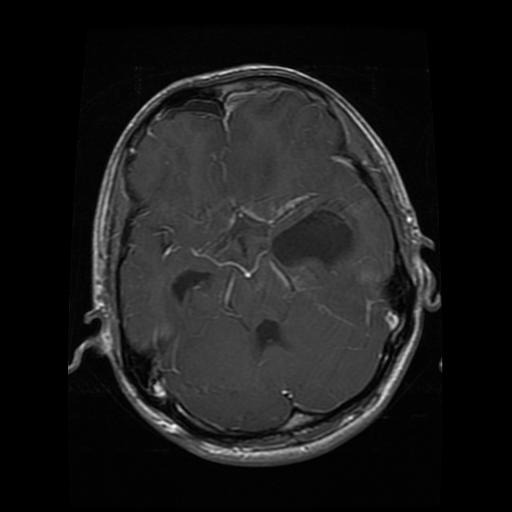
#> input picture Dataset_MRI_Brain_Tumor/Dataset_MRI_Brain_Tumor/glioma/ds1_Testing_glioma_Te-glTr_0008.jpg, 512 x 512 px
$ python generate_methodology_image.py
#> lines starting #> are read from the running program, lines starting #| are printed output that depends on the picture
"""
Generate high-resolution End-to-End Methodology diagram for Brain Tumor Detection.
100% correct spelling, precise technical syntax and semantics, publication-quality graphics.
"""
import os
import numpy as np
import matplotlib.pyplot as plt
import matplotlib.patches as patches
from matplotlib.offsetbox import OffsetImage, AnnotationBbox
from PIL import Image, ImageEnhance, ImageFilter

PNG_OUT = r"c:\Users\bogga\OneDrive - Amrita Vishwa Vidyapeetham\Desktop\Brain Tumor Detection\Images\end_to_end_methodology.png"
JPG_OUT = r"c:\Users\bogga\OneDrive - Amrita Vishwa Vidyapeetham\Desktop\Brain Tumor Detection\Images\end_to_end_methodology.jpg"

plt.rcParams["font.family"] = "sans-serif"
plt.rcParams["font.sans-serif"] = ["DejaVu Sans", "Arial", "Helvetica", "Segoe UI"]

fig, ax = plt.subplots(figsize=(26, 15), dpi=220)
ax.set_xlim(0, 240)
ax.set_ylim(0, 150)
ax.axis("off")
fig.patch.set_facecolor("#F8FAFC")

# Title Banner
title_box = patches.FancyBboxPatch(
    (5, 137), 230, 10.5,
    boxstyle="round,pad=0.2,rounding_size=1.5",
    facecolor="#FFFFFF", edgecolor="#CBD5E1", linewidth=1.5,
    zorder=2
)
ax.add_patch(title_box)

ax.text(120, 143.8, "Brain Tumor Detection & Classification Workflow",
        fontsize=24, fontweight="bold", ha="center", va="center", color="#0F172A")
ax.text(120, 139.5, "End-to-End Deep Learning Framework: Preprocessing • Hybrid ResNet50-CBAM-BiFPN • YOLOv8 Localization • Grad-CAM XAI",
        fontsize=12, fontweight="medium", ha="center", va="center", color="#475569")

# 5 Columns (Cards)
cols = [
    {"x": 6,   "w": 43, "bg": "#FFFBEB", "border": "#D97706", "hdr_bg": "#FDE68A", "hdr_txt": "#92400E", "title": "1. Dataset Ingestion"},
    {"x": 52.5,"w": 43, "bg": "#F0F9FF", "border": "#0284C7", "hdr_bg": "#BAE6FD", "hdr_txt": "#075985", "title": "2. Image Preprocessing"},
    {"x": 99,  "w": 44, "bg": "#FFF7ED", "border": "#EA580C", "hdr_bg": "#FED7AA", "hdr_txt": "#9A3412", "title": "3. Augmentation & Model"},
    {"x": 146.5,"w": 43, "bg": "#FAF5FF", "border": "#7C3AED", "hdr_bg": "#DDD6FE", "hdr_txt": "#5B21B6", "title": "4. Performance Evaluation"},
    {"x": 193, "w": 43, "bg": "#F0FDF4", "border": "#16A34A", "hdr_bg": "#BBF7D0", "hdr_txt": "#166534", "title": "5. Clinical Output Decision"}
]

card_y = 6
card_h = 127

for col in cols:
    outer_card = patches.FancyBboxPatch(
        (col["x"], card_y), col["w"], card_h,
        boxstyle="round,pad=0.2,rounding_size=2.0",
        facecolor=col["bg"], edgecolor=col["border"], linewidth=2.0,
        zorder=2
    )
    ax.add_patch(outer_card)

    hdr_box = patches.FancyBboxPatch(
        (col["x"]+0.8, card_y + card_h - 9), col["w"]-1.6, 8,
        boxstyle="round,pad=0.2,rounding_size=1.2",
        facecolor=col["hdr_bg"], edgecolor=col["border"], linewidth=1.2,
        zorder=3
    )
    ax.add_patch(hdr_box)
    ax.text(col["x"] + col["w"]/2, card_y + card_h - 5, col["title"],
            fontsize=13, fontweight="bold", ha="center", va="center", color=col["hdr_txt"])

# Connecting Arrows between Cards
arrow_y = 70
for i in range(4):
    ax1 = cols[i]["x"] + cols[i]["w"] + 0.3
    ax2 = cols[i+1]["x"] - 0.3
    ax.annotate("", xy=(ax2, arrow_y), xytext=(ax1, arrow_y),
                arrowprops=dict(arrowstyle="-|>", color="#475569", lw=2.5, mutation_scale=18),
                zorder=10)

def add_subcard(x, y, w, h, bg="#FFFFFF", border="#CBD5E1", lw=1.2, r=1.0):
    patch = patches.FancyBboxPatch(
        (x, y), w, h,
        boxstyle=f"round,pad=0.2,rounding_size={r}",
        facecolor=bg, edgecolor=border, linewidth=lw, zorder=4
    )
    ax.add_patch(patch)
    return patch

dataset_base = r"Dataset_MRI_Brain_Tumor/Dataset_MRI_Brain_Tumor"

# ==========================================
# COLUMN 1: DATASET INGESTION
# ==========================================
c1 = cols[0]
cx = c1["x"]

add_subcard(cx+2, 95, 39, 26, bg="#FFFFFF", border="#FCD34D")
ax.text(cx+21.5, 117.5, "Kaggle MRI Dataset Merging", fontsize=11, fontweight="bold", ha="center", color="#92400E", zorder=5)
ax.text(cx+21.5, 112.5, "Combined Multi-Source Clinical Scans", fontsize=8.5, ha="center", color="#78350F", zorder=5)
ax.text(cx+5, 107, "• Total Scans: 10,287 Images", fontsize=9, fontweight="bold", color="#1E293B", zorder=5)
ax.text(cx+5, 102.5, "• Split Ratio: 80% Train | 20% Test", fontsize=8.5, color="#334155", zorder=5)
ax.text(cx+5, 98, "• Resolution: 224 × 224 × 3 RGB", fontsize=8.5, color="#334155", zorder=5)

add_subcard(cx+2, 60, 39, 32, bg="#FFFFFF", border="#FCD34D")
ax.text(cx+21.5, 88.5, "Balanced 4-Class Breakdown", fontsize=10.5, fontweight="bold", ha="center", color="#92400E", zorder=5)

classes_info = [
    ("Glioma Tumor", "2,547 Scans", "#DC2626"),
    ("Meningioma Tumor", "2,582 Scans", "#2563EB"),
    ("Pituitary Tumor", "2,658 Scans", "#D97706"),
    ("No Tumor (Normal)", "2,500 Scans", "#16A34A"),
]
table_y = 82
for cls_name, cls_cnt, cls_col in classes_info:
    bullet = patches.Circle((cx+5, table_y), 0.9, facecolor=cls_col, edgecolor="none", zorder=5)
    ax.add_patch(bullet)
    ax.text(cx+7.5, table_y, cls_name, fontsize=8.5, fontweight="semibold", color="#1E293B", va="center", zorder=5)
    ax.text(cx+39, table_y, cls_cnt, fontsize=8.5, fontweight="bold", color=cls_col, ha="right", va="center", zorder=5)
    table_y -= 6

add_subcard(cx+2, 10, 39, 47, bg="#FFFFFF", border="#FCD34D")
ax.text(cx+21.5, 53.5, "Sample MRI Modalities", fontsize=10.5, fontweight="bold", ha="center", color="#92400E", zorder=5)

samples = [
    ("glioma", "Glioma", cx+11.5, 40),
    ("meningioma", "Meningioma", cx+31.5, 40),
    ("pituitary", "Pituitary", cx+11.5, 21),
    ("no_tumor", "No Tumor", cx+31.5, 21),
]

for folder, label, sx, sy in samples:
    fdir = os.path.join(dataset_base, folder)
    if os.path.exists(fdir):
        flist = os.listdir(fdir)
        if flist:
            img_p = os.path.join(fdir, flist[0])
            try:
                raw_img = Image.open(img_p).resize((110, 110))
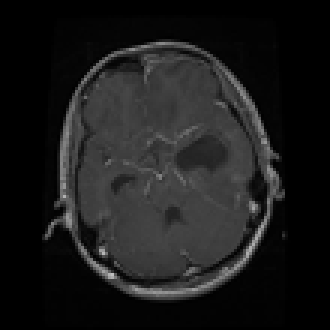
#> raw_img: PIL image 110x110 RGB (shown 3 times larger); min 0, max 191, mean 27.1
                oi = OffsetImage(raw_img, zoom=0.62)
                ab = AnnotationBbox(oi, (sx, sy+2), frameon=True,
                                    bboxprops=dict(edgecolor="#94A3B8", facecolor="black", boxstyle="square,pad=0", lw=1.2), zorder=5)
                ax.add_artist(ab)
                ax.text(sx, sy-8.5, label, fontsize=8.2, fontweight="bold", ha="center", color="#1E293B", zorder=6)
            except Exception as e:
                print("Error loading scan:", e)

# ==========================================
# COLUMN 2: IMAGE PREPROCESSING
# ==========================================
c2 = cols[1]
cx2 = c2["x"]

add_subcard(cx2+2, 69, 39, 52, bg="#FFFFFF", border="#38BDF8")
ax.text(cx2+21.5, 117.5, "Sequential Enhancement Pipeline", fontsize=11, fontweight="bold", ha="center", color="#0369A1", zorder=5)

filters = [
    ("1. Noise Suppression", "Gaussian Blur Filter (σ=1.0)", "Removes high-frequency scanner noise", "#0284C7"),
    ("2. Contrast Adjustment", "Brightness Increase (+20%)", "Improves illumination in dark tumor regions", "#0284C7"),
    ("3. Sharpness Enhancement", "Sharpening Filter (+50%)", "Clarifies boundary texture and tissue edges", "#0284C7"),
    ("4. Edge Enhancement", "Boundary Gradient Contouring", "Emphasizes microvascular tumor margins", "#0284C7"),
]

fy = 110.5
for ftitle, ftech, fdesc, fcol in filters:
    fbox = patches.FancyBboxPatch(
        (cx2+3.5, fy-8), 36, 8.5,
        boxstyle="round,pad=0.1,rounding_size=0.8",
        facecolor="#F0F9FF", edgecolor=fcol, linewidth=1.0, zorder=5
    )
    ax.add_patch(fbox)
    ax.text(cx2+5, fy-1.8, ftitle, fontsize=8.5, fontweight="bold", color="#0C4A6E", zorder=6)
    ax.text(cx2+5, fy-4.6, ftech, fontsize=7.5, fontweight="semibold", color="#0284C7", zorder=6)
    ax.text(cx2+5, fy-7.0, fdesc, fontsize=6.8, color="#475569", zorder=6)
    fy -= 10.2

add_subcard(cx2+2, 10, 39, 56, bg="#FFFFFF", border="#38BDF8")
ax.text(cx2+21.5, 62.5, "Raw vs Preprocessed MRI", fontsize=10.5, fontweight="bold", ha="center", color="#0369A1", zorder=5)

sample_mri_p = os.path.join(dataset_base, "glioma", os.listdir(os.path.join(dataset_base, "glioma"))[0])
enh_pil = None
if os.path.exists(sample_mri_p):
    orig_pil = Image.open(sample_mri_p).convert("RGB").resize((130, 130))
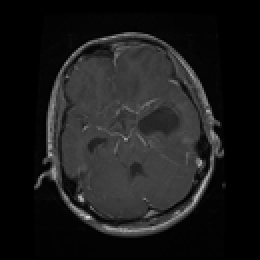
#> orig_pil: PIL image 130x130 RGB (shown 2 times larger); min 0, max 209, mean 27.1
    enh_pil = orig_pil.filter(ImageFilter.GaussianBlur(radius=0.8))
    enh_pil = ImageEnhance.Brightness(enh_pil).enhance(1.2)
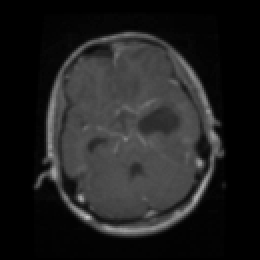
#> enh_pil: PIL image 130x130 RGB (shown 2 times larger); min 0, max 193, mean 32.2
    enh_pil = ImageEnhance.Sharpness(enh_pil).enhance(1.5)

    oi1 = OffsetImage(orig_pil, zoom=0.68)
    ab1 = AnnotationBbox(oi1, (cx2+11.5, 38), frameon=True,
                         bboxprops=dict(edgecolor="#EF4444", facecolor="black", boxstyle="square,pad=0", lw=1.5), zorder=5)
    ax.add_artist(ab1)
    ax.text(cx2+11.5, 23.5, "Original Scan\n(Low Contrast)", fontsize=8, fontweight="bold", ha="center", color="#991B1B", zorder=6)

    ax.annotate("", xy=(cx2+22.8, 38), xytext=(cx2+19.2, 38),
                arrowprops=dict(arrowstyle="-|>", color="#0284C7", lw=2.5, mutation_scale=14), zorder=6)

    oi2 = OffsetImage(enh_pil, zoom=0.68)
    ab2 = AnnotationBbox(oi2, (cx2+31.5, 38), frameon=True,
                         bboxprops=dict(edgecolor="#10B981", facecolor="black", boxstyle="square,pad=0", lw=1.5), zorder=5)
    ax.add_artist(ab2)
    ax.text(cx2+31.5, 23.5, "Enhanced Scan\n(Delineated Margins)", fontsize=8, fontweight="bold", ha="center", color="#065F46", zorder=6)

ax.text(cx2+21.5, 14, "Standardized Input Tensor: 224 × 224 × 3", fontsize=8, fontweight="bold", ha="center", color="#0369A1", zorder=6)

# ==========================================
# COLUMN 3: DATA AUGMENTATION & ARCHITECTURE
# ==========================================
c3 = cols[2]
cx3 = c3["x"]

add_subcard(cx3+2, 83, 40, 38, bg="#FFFFFF", border="#FB923C")
ax.text(cx3+22, 117.5, "Offline Dataset Augmentation (4×)", fontsize=11, fontweight="bold", ha="center", color="#9A3412", zorder=5)
ax.text(cx3+22, 113.0, "8,229 Train Scans  →  32,916 Total Scans", fontsize=9.5, fontweight="heavy", ha="center", color="#EA580C", zorder=5)

aug_x = [cx3+8.5, cx3+22, cx3+35.5]
if enh_pil is not None:
    aug_ops = [
        ("Rotate 60°", enh_pil.rotate(60)),
        ("Rotate 120°", enh_pil.rotate(120)),
        ("Horiz. Flip", enh_pil.transpose(Image.FLIP_LEFT_RIGHT)),
    ]
    for ax_pos, (alabel, aimg) in zip(aug_x, aug_ops):
        oi = OffsetImage(aimg.resize((90, 90)), zoom=0.55)
        ab = AnnotationBbox(oi, (ax_pos, 98), frameon=True,
                            bboxprops=dict(edgecolor="#FDBA74", facecolor="black", boxstyle="square,pad=0", lw=1.2), zorder=5)
        ax.add_artist(ab)
        ax.text(ax_pos, 87.5, alabel, fontsize=7.8, fontweight="bold", ha="center", color="#431407", zorder=6)
#> this loop made 3 passes
#> (ax_pos, alabel) on passes 1 to 3: (107.5, 'Rotate 60°'), (121, 'Rotate 120°'), (134.5, 'Horiz. Flip')

add_subcard(cx3+2, 10, 40, 70, bg="#FFFFFF", border="#FB923C")
ax.text(cx3+22, 76.5, "Hybrid 4-Class Deep Architecture", fontsize=11, fontweight="bold", ha="center", color="#9A3412", zorder=5)

arch_blocks = [
    ("1. ResNet-50 Backbone", "Deep Feature Extractor (Conv1 - Stage 4)", "#1E293B", "#F1F5F9"),
    ("2. 1×1 Conv Reduction", "Projects multi-level channels to 256", "#1E293B", "#F1F5F9"),
    ("3. CBAM Attention Module", "Channel Attention + Spatial Attention Maps", "#C2410C", "#FFEDD5"),
    ("4. SPPF+ Pooling Module", "Multi-Kernel Max Pooling (5×5, 9×9, 13×13)", "#0284C7", "#E0F2FE"),
    ("5. BiFPN Feature Fusion", "Bidirectional Top-Down & Bottom-Up Paths", "#7C3AED", "#F3E8FF"),
    ("6. Dense Classifier Head", "GAP (768-D) → Dense 512 → Dense 128 → Softmax", "#15803D", "#DCFCE7"),
]

by = 70.0
for btitle, bdesc, btext_c, bbg_c in arch_blocks:
    bbox = patches.FancyBboxPatch(
        (cx3+3.5, by-7.2), 37, 7.5,
        boxstyle="round,pad=0.1,rounding_size=0.8",
        facecolor=bbg_c, edgecolor="#CBD5E1", linewidth=1.0, zorder=5
    )
    ax.add_patch(bbox)
    ax.text(cx3+5, by-2.3, btitle, fontsize=8.5, fontweight="bold", color=btext_c, zorder=6)
    ax.text(cx3+5, by-5.4, bdesc, fontsize=7.2, color="#475569", zorder=6)

    if by > 32:
        ax.annotate("", xy=(cx3+22, by-7.2), xytext=(cx3+22, by-9.0),
                    arrowprops=dict(arrowstyle="<-", color="#94A3B8", lw=1.5), zorder=6)
    by -= 9.5

ax.text(cx3+22, 13.5, "Trained with Focal Loss & OneCycleLR", fontsize=8.5, fontweight="bold", ha="center", color="#9A3412", zorder=6)

# ==========================================
# COLUMN 4: PERFORMANCE EVALUATION
# ==========================================
c4 = cols[3]
cx4 = c4["x"]

add_subcard(cx4+2, 73, 39, 48, bg="#FFFFFF", border="#C084FC")
ax.text(cx4+21.5, 117.5, "Evaluation Metrics (Test Set)", fontsize=11, fontweight="bold", ha="center", color="#6B21A8", zorder=5)

metrics_list = [
    ("Overall Test Accuracy", "99.37%", "#15803D"),
    ("Precision", "99.37%", "#0284C7"),
    ("Recall / Sensitivity", "99.36%", "#D97706"),
    ("Specificity", "99.79%", "#7C3AED"),
    ("F1-Score", "99.37%", "#DC2626"),
]

my = 111.0
for mlabel, mval, mcol in metrics_list:
    mbox = patches.FancyBboxPatch(
        (cx4+3.5, my-6.5), 36, 7.0,
        boxstyle="round,pad=0.1,rounding_size=0.6",
        facecolor="#FAF5FF", edgecolor="#E9D5FF", linewidth=1.0, zorder=5
    )
    ax.add_patch(mbox)
    ax.text(cx4+5.5, my-3.2, mlabel, fontsize=8.5, fontweight="semibold", color="#1E293B", va="center", zorder=6)
    ax.text(cx4+37.5, my-3.2, mval, fontsize=10.0, fontweight="bold", color=mcol, ha="right", va="center", zorder=6)
    my -= 7.8

add_subcard(cx4+2, 10, 39, 60, bg="#FFFFFF", border="#C084FC")
ax.text(cx4+21.5, 66.5, "ROC-AUC & Confusion Matrix", fontsize=10.5, fontweight="bold", ha="center", color="#6B21A8", zorder=5)

roc_p = r"Images/AUC_roc.png"
cm_p = r"Images/confusion_matrix.png"

if os.path.exists(roc_p):
    im_roc = Image.open(roc_p)
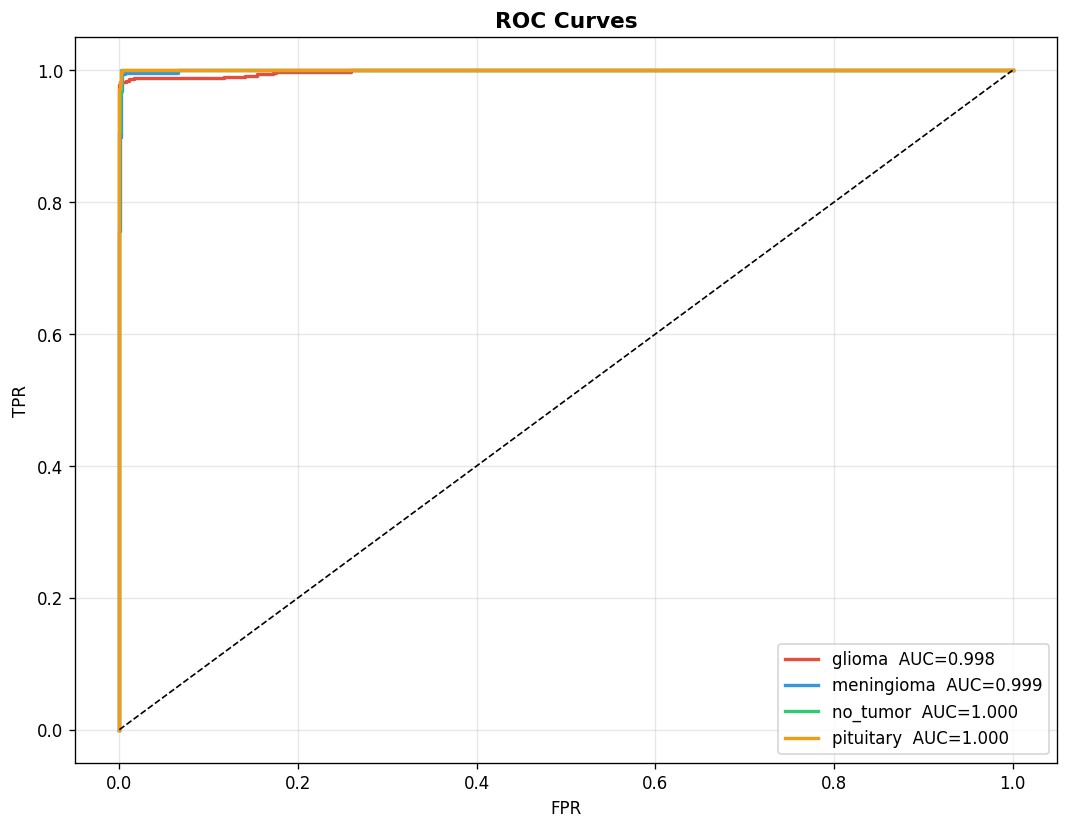
#> input picture Images/AUC_roc.png, 1069 x 829 px
#> im_roc is the input picture: PIL image 1069x829 RGBA; mean R, G, B, A 251.1, 250.6, 249.8, 255
    oi_roc = OffsetImage(im_roc, zoom=0.085)
    ab_roc = AnnotationBbox(oi_roc, (cx4+11.5, 47), frameon=True,
                            bboxprops=dict(edgecolor="#DDD6FE", facecolor="white", boxstyle="square,pad=0.05", lw=1.2), zorder=5)
    ax.add_artist(ab_roc)
    ax.text(cx4+11.5, 33, "ROC Curves (AUC ≥ 0.998)", fontsize=7.5, fontweight="bold", ha="center", color="#5B21B6", zorder=6)

if os.path.exists(cm_p):
    im_cm = Image.open(cm_p)
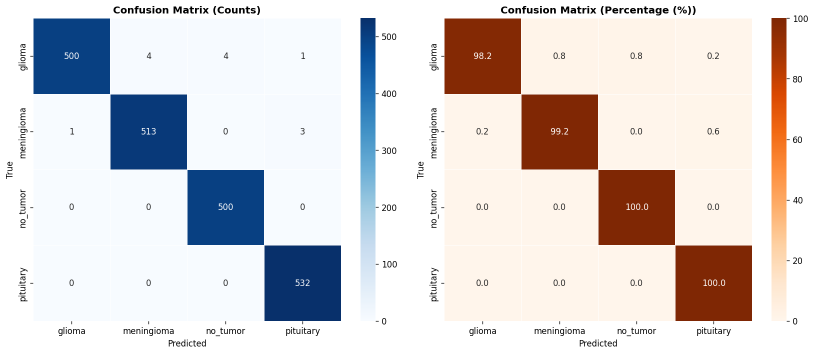
#> input picture Images/confusion_matrix.png, 1628 x 708 px (shown at 1/2 size)
#> im_cm is the input picture: PIL image 1628x708 RGBA; mean R, G, B, A 218, 212.8, 213.4, 255
    oi_cm = OffsetImage(im_cm, zoom=0.065)
    ab_cm = AnnotationBbox(oi_cm, (cx4+31.5, 47), frameon=True,
                           bboxprops=dict(edgecolor="#DDD6FE", facecolor="white", boxstyle="square,pad=0.05", lw=1.2), zorder=5)
    ax.add_artist(ab_cm)
    ax.text(cx4+31.5, 33, "Confusion Matrix (Counts/%)", fontsize=7.5, fontweight="bold", ha="center", color="#5B21B6", zorder=6)

ax.text(cx4+21.5, 27.5, "Class-Wise Discrimination Power:", fontsize=8, fontweight="bold", ha="center", color="#4B5563", zorder=6)
auc_badges = [
    ("No Tumor: 1.000", cx4+12, 21),
    ("Pituitary: 1.000", cx4+31, 21),
    ("Meningioma: 0.999", cx4+12, 14.5),
    ("Glioma: 0.998", cx4+31, 14.5)
]
for atxt, axpos, aypos in auc_badges:
    abox = patches.FancyBboxPatch(
        (axpos-8.5, aypos-3.0), 17, 5.5,
        boxstyle="round,pad=0.1,rounding_size=0.5",
        facecolor="#F3E8FF", edgecolor="#C084FC", linewidth=0.8, zorder=5
    )
    ax.add_patch(abox)
    ax.text(axpos, aypos-0.2, atxt, fontsize=7.2, fontweight="bold", ha="center", va="center", color="#6B21A8", zorder=6)

# ==========================================
# COLUMN 5: CLINICAL OUTPUT DECISION
# ==========================================
c5 = cols[4]
cx5 = c5["x"]

add_subcard(cx5+2, 69, 39, 52, bg="#FFFFFF", border="#4ADE80")
ax.text(cx5+21.5, 117.5, "Tumor Localization & XAI", fontsize=11, fontweight="bold", ha="center", color="#15803D", zorder=5)

yolo_sample_p = r"Images/yolo_confidence.png"
if os.path.exists(yolo_sample_p):
    im_yolo = Image.open(yolo_sample_p)
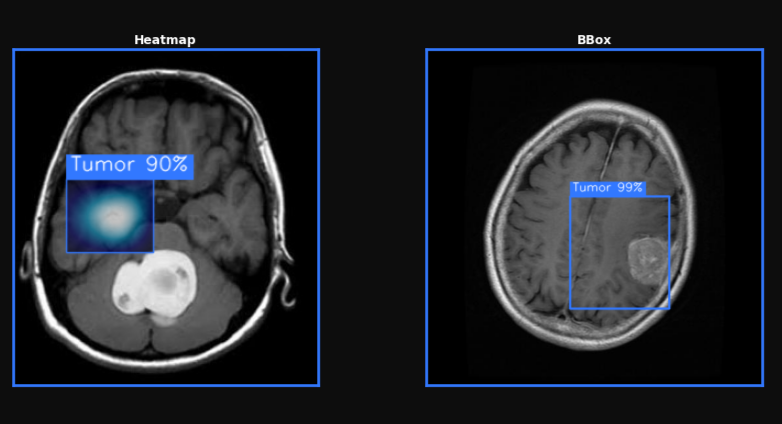
#> input picture Images/yolo_confidence.png, 782 x 424 px
#> im_yolo is the input picture: PIL image 782x424 RGBA; mean R, G, B, A 33.1, 36.2, 41.9, 255
    oi_y = OffsetImage(im_yolo, zoom=0.17)
    ab_y = AnnotationBbox(oi_y, (cx5+21.5, 99), frameon=True,
                          bboxprops=dict(edgecolor="#86EFAC", facecolor="black", boxstyle="square,pad=0.05", lw=1.2), zorder=5)
    ax.add_artist(ab_y)

ax.text(cx5+12, 82.5, "Grad-CAM Heatmap\n(Explainable AI)", fontsize=7.8, fontweight="bold", ha="center", color="#047857", zorder=6)
ax.text(cx5+31, 82.5, "YOLOv8 Tight BBox\n(Tumor ROI: 99%)", fontsize=7.8, fontweight="bold", ha="center", color="#047857", zorder=6)

ax.text(cx5+21.5, 73.0, "U-Net Segmentation: IoU 0.452 | Dice 0.621", fontsize=7.5, fontweight="bold", ha="center", color="#1E293B", zorder=6)

add_subcard(cx5+2, 10, 39, 56, bg="#FFFFFF", border="#4ADE80")
ax.text(cx5+21.5, 62.5, "Final Diagnostic Output", fontsize=10.5, fontweight="bold", ha="center", color="#15803D", zorder=5)

decisions = [
    ("Glioma", "Detected (High Confidence: 99.4%)", "#DC2626", "#FEE2E2"),
    ("Meningioma", "Detected (High Confidence: 99.2%)", "#2563EB", "#DBEAFE"),
    ("Pituitary Tumor", "Detected (High Confidence: 100%)", "#D97706", "#FEF3C7"),
    ("No Tumor", "Normal Brain Scan Verified (100%)", "#16A34A", "#DCFCE7"),
]

dy = 54.5
for dname, dstatus, dcolor, dbg in decisions:
    dbox = patches.FancyBboxPatch(
        (cx5+3.5, dy-7), 36, 7.8,
        boxstyle="round,pad=0.1,rounding_size=0.8",
        facecolor=dbg, edgecolor=dcolor, linewidth=1.2, zorder=5
    )
    ax.add_patch(dbox)
    ax.text(cx5+5.5, dy-2.2, dname, fontsize=8.8, fontweight="bold", color=dcolor, zorder=6)
    ax.text(cx5+5.5, dy-5.3, dstatus, fontsize=7.2, color="#334155", zorder=6)
    dy -= 9.5

ax.text(cx5+21.5, 14.5, "Clinical Decision Support System (CAD)", fontsize=8.2, fontweight="heavy", ha="center", color="#166534", zorder=6)

plt.tight_layout()
plt.savefig(PNG_OUT, dpi=220, bbox_inches="tight")
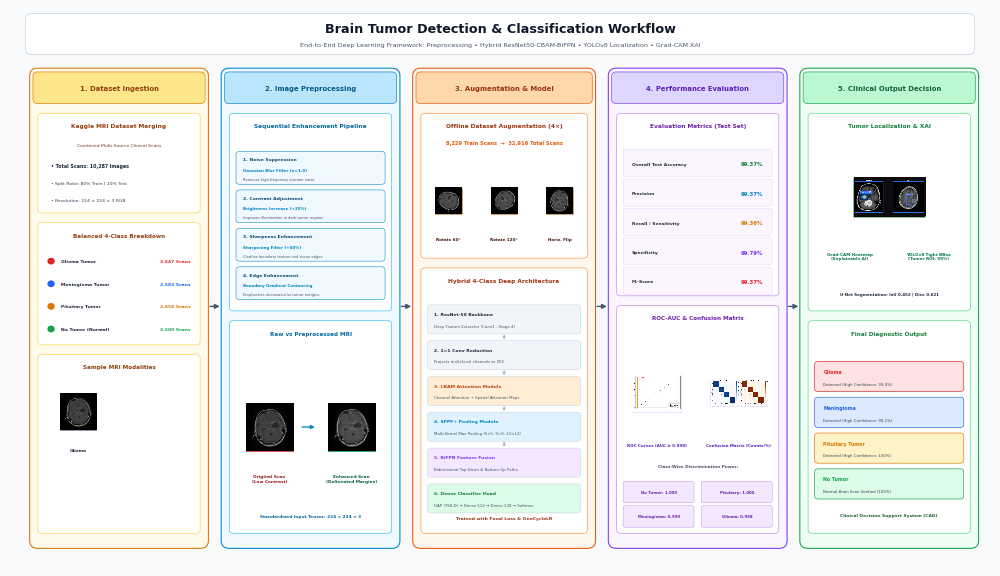
#> figure drawn by matplotlib, 1 panel

#> (the run stopped early here; a loop or call above may not have finished)
